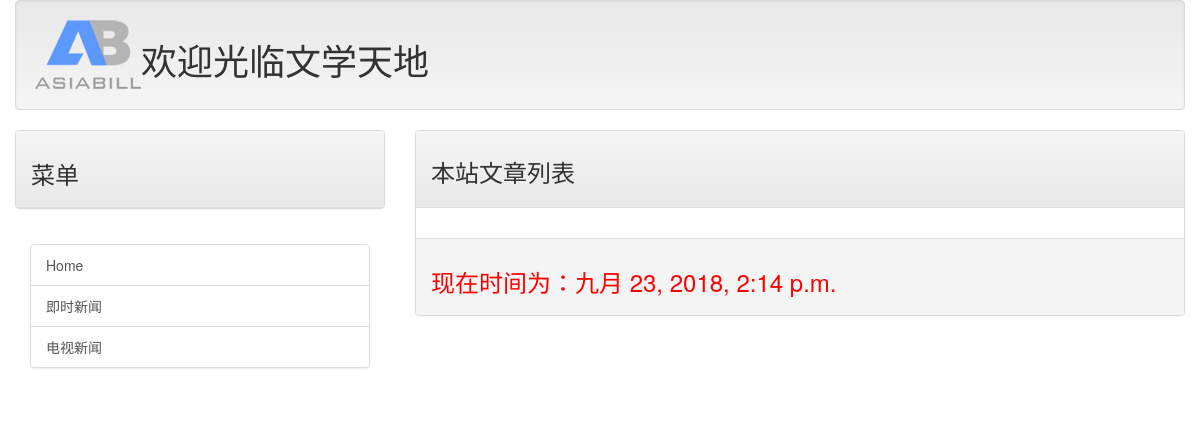
/, run on an earlier commit of the app's database.
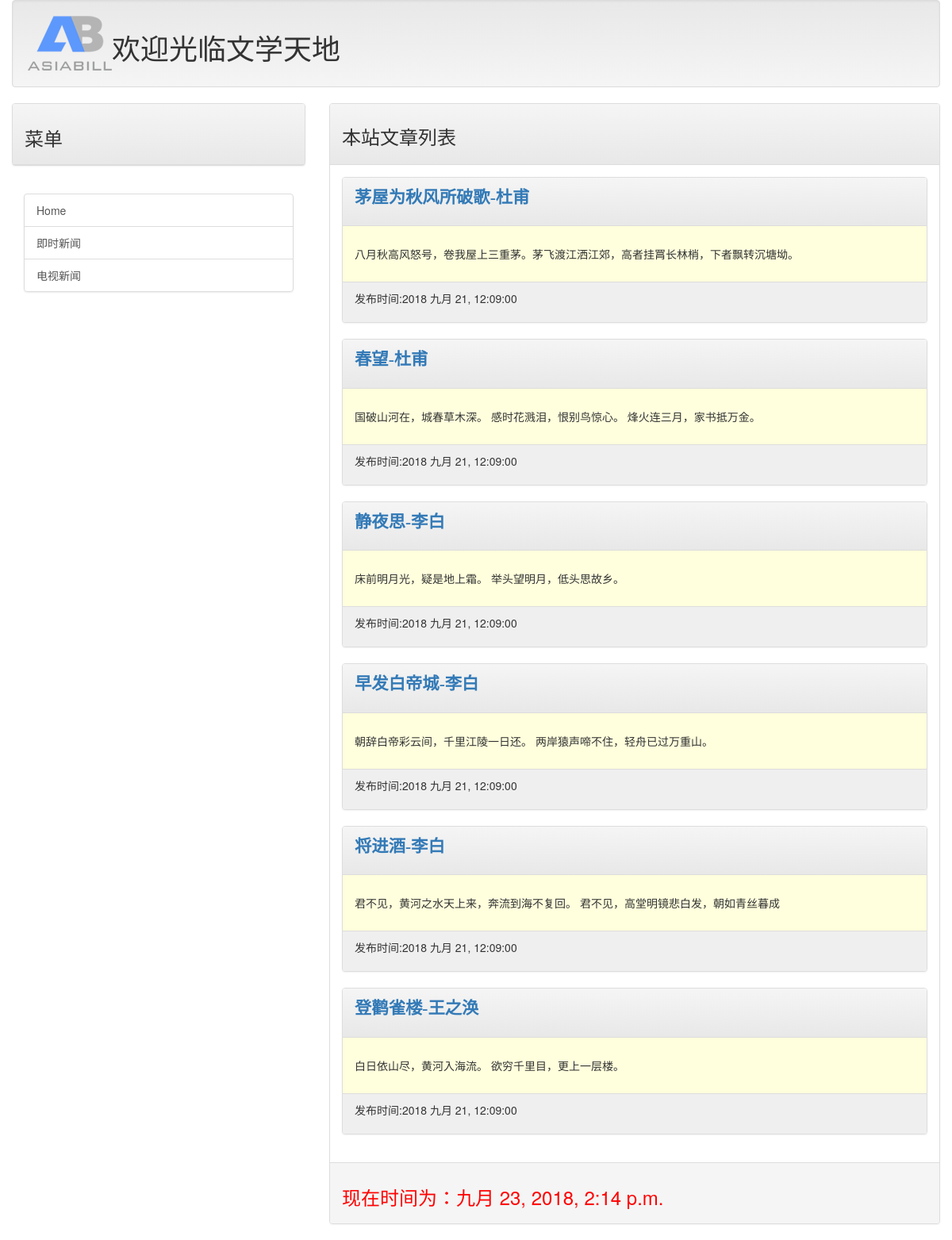
And on a later commit of the database.
### mainsite/models.py (models this page shows, shortened)
class Post(models.Model):
    title = models.CharField(max_length=200)
    slug = models.CharField(max_length=200)
    body = models.TextField()
    pub_date = models.DateTimeField(default=timezone.now)
    class Meta:
        ordering = ('-pub_date',)

### mainsite/views.py (the view)
# urls.py: path('',homepage),
def homepage(request):
    template = get_template('index.html')
    posts = Post.objects.all()
    now = datetime.now()
    html = template.render(locals())
    return HttpResponse(html)

### templates/index.html (shortened to what this page needs)
{% extends 'base.html' %}
{% load markdown_deux_tags %}
{% block headmessage %}
    <h3 style="font-family: 宋体;">本站文章列表</h3>
{% endblock %}
{% block content %}
    {% for post in posts %}
        <div class="panel panel-default">
            <div class="panel-heading">
                <p style="font-family: 宋体;font-size: 16pt;font-weight: bold;">
                    <a href="/post/{{ post.slug }}">
                        {{ post.title }}
                    </a>
                </p>
            </div>
            <div class="panel-body" style="background-color: #ffffdd">
                <p>
                    {{ post.body | truncatechars:40 | markdown}}
                </p>
            </div>
            <div class="panel-footer" style="background-color: #efefef">
                <p>
                    发布时间:{{ post.pub_date | date:"Y M d, h:m:s" }}
                </p>
            </div>
        </div>
    {% endfor %}
{% endblock %}

### templates/base.html (shortened to what this page needs)
<!DOCTYPE html>
<html lang="en">
{% load staticfiles %}
<head>
    <link rel="stylesheet" href="https://maxcdn.bootstrapcdn.com/bootstrap/3.3.7/css/bootstrap.min.css"
>
    <link rel="stylesheet" href="https://maxcdn.bootstrapcdn.com/bootstrap/3.3.7/css/bootstrap-theme.min.css"
>
</head>
<body>
<div class="container-fluid">
    {% include 'header.html' %}
    <div class="row">
        <div class="col-sm-4 col-md-4">
            <div class="panel panel-default">
                <div class="panel-heading">
                    <h3>
                        菜单
                    </h3>
                </div>
            </div>
            <div class="panel-body">
                <div class="list-group">
                    <a href="/" class="list-group-item">Home</a>
                    <a href="http://news.qq.com/" class="list-group-item" target="_blank">即时新闻</a>
                    <a href="http://www.cctv.com/" class="list-group-item" target="_blank">电视新闻</a>
                </div>
            </div>
        </div>
        <div class="col-sm-8 col-md-8">
            <div class="panel panel-default">
                <div class="panel-heading">
                    {% block headmessage %}
                    {% endblock %}
                </div>
                <div class="panel-body">
                    {% block content %}
                    {% endblock %}
                </div>
                <div class="panel-footer">
                    {% include 'footer.html' %}
                </div>
            </div>
        </div>
    </div>
</div>
</body>
</html>

### templates/header.html
{% load staticfiles %}
<div class="well">
    <div style="float: left;">
        <img src="{% static 'images/AB_Logo.png' %}" alt="AB">
    </div>
    <div>
        <h1>欢迎光临文学天地</h1>
    </div>
</div>

### templates/footer.html
{% block footer %}
    {% if now %}
        <h3 style="color: red">现在时间为：{{ now }}</h3>
    {% else %}
        <h3 style="color: red">&copy;2018 文本内容取自网络，如有侵权请来信通知下架...</h3>
    {% endif %}
{% endblock %}

What changed in the data, as far as the page shows it:
added Post: title "茅屋为秋风所破歌-杜甫", body "八月秋高风怒号，卷我屋上三重茅。茅飞渡江洒江郊，高者挂罥长林梢，下者飘转沉塘坳。", pub_date "2018 九月 21, 12:09:00"
added Post: title "春望-杜甫", body "国破山河在，城春草木深。 感时花溅泪，恨别鸟惊心。 烽火连三月，家书抵万金。", pub_date "2018 九月 21, 12:09:00"
added Post: title "静夜思-李白", body "床前明月光，疑是地上霜。 举头望明月，低头思故乡。", pub_date "2018 九月 21, 12:09:00"
added Post: title "早发白帝城-李白", body "朝辞白帝彩云间，千里江陵一日还。 两岸猿声啼不住，轻舟已过万重山。", pub_date "2018 九月 21, 12:09:00"
added Post: title "将进酒-李白", body "君不见，黄河之水天上来，奔流到海不复回。 君不见，高堂明镜悲白发，朝如青丝暮成", pub_date "2018 九月 21, 12:09:00"
added Post: title "登鹳雀楼-王之涣", body "白日依山尽，黄河入海流。 欲穷千里目，更上一层楼。", pub_date "2018 九月 21, 12:09:00"
